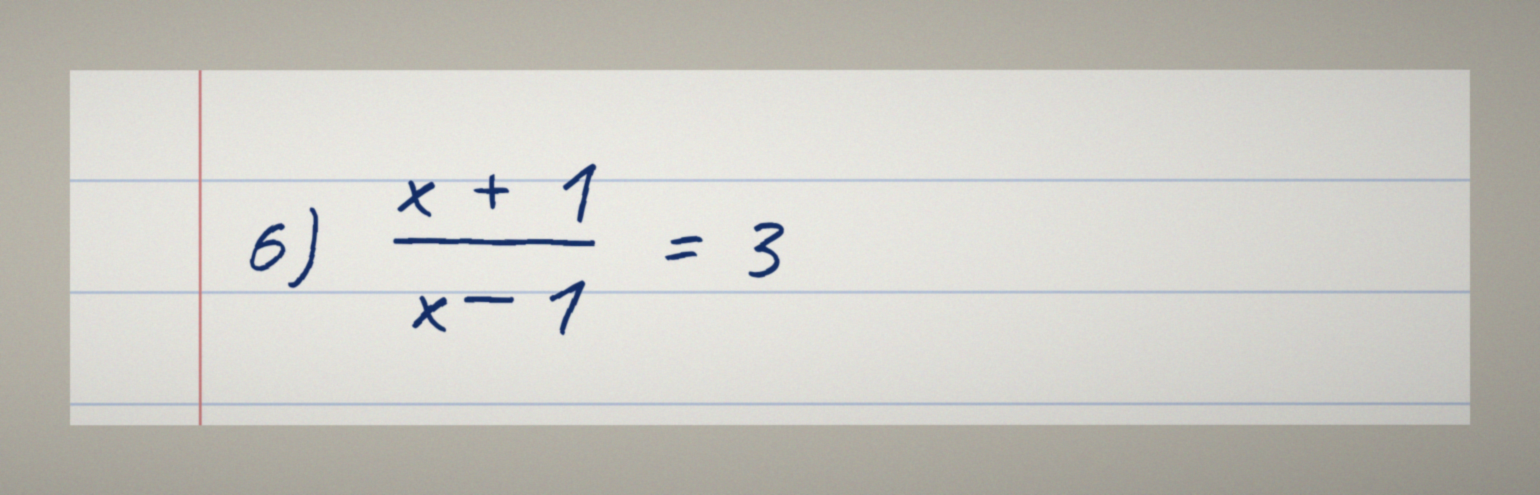
#> input picture dev/tests/photo-kit/images/06-fraction.png, 1540 x 495 px, given in place of raw-10-bond.png, which was not available
$ python closeup.py
#> lines starting #> are read from the running program, lines starting #| are printed output that depends on the picture; after the words box and inside, x2 and y2 are one past the last pixel; in counts of white or black regions, pixels touching at a corner belong together; pictures that were not available may be replaced by others from this repository, and a replacement may not be noted
"""Tight crop of one raw render (default: the bond problem) so the text fills the frame: the same equation, bigger on the photo.
Usage: python3 closeup.py [raw-png] [out-png]      (needs: Pillow, numpy)
"""
import os, random, sys
import numpy as np
from PIL import Image, ImageFilter

here = os.path.dirname(os.path.abspath(__file__))
src = sys.argv[1] if len(sys.argv) > 1 else os.path.join(here, 'out', 'raw-10-bond.png')
dst = sys.argv[2] if len(sys.argv) > 2 else os.path.join(here, 'out', 'photos', '10-bond-closeup.png')
os.makedirs(os.path.dirname(dst), exist_ok=True)
im = Image.open(src).convert('RGB')
#> im is the input picture: PIL image 1540x495 RGB; mean R, G, B 202.3, 200.9, 194.8
a = np.asarray(im).astype(int)
ink = (a[..., 0] < 110) & (a[..., 1] < 110) & (a[..., 2] < 140)
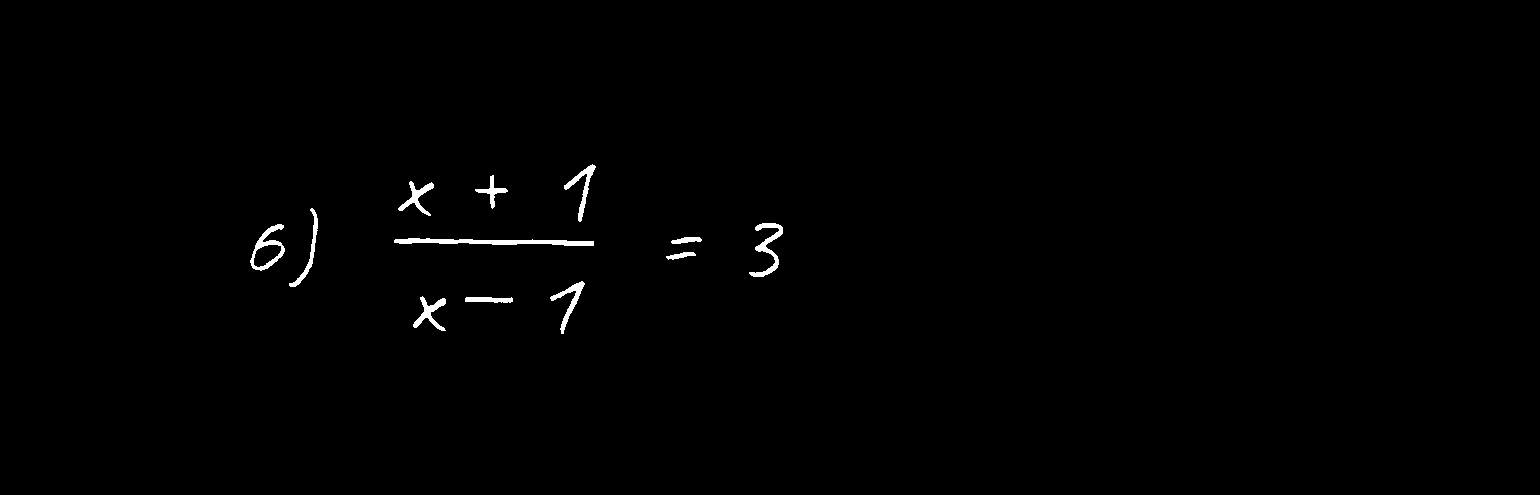
#> ink: shape (495, 1540) bool; 0.62% white; 12 white regions, largest, box (x1, y1, x2, y2) and area: (394, 238, 594, 246) 917, (749, 223, 783, 277) 549, (250, 224, 285, 271) 509
ys, xs = np.where(ink)
#> ys = 4740 values from 164 to 333; xs = 4740 values, max 782 at index 1301, min 250 at index 3229, mean 500.5
pad = 50
c = im.crop((max(0, xs.min() - pad), max(0, ys.min() - pad), min(im.width, xs.max() + pad), min(im.height, ys.max() + pad)))
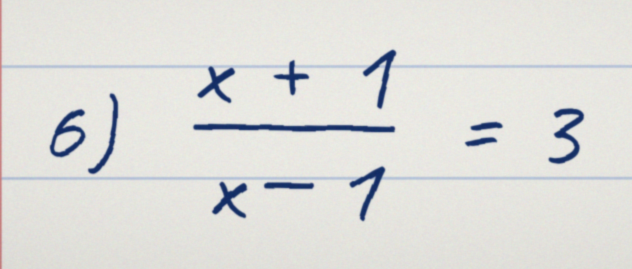
#> c: PIL image 632x269 RGB; mean R, G, B 222, 222, 219.2
c = c.resize((1500, int(c.height * 1500 / c.width)), Image.LANCZOS)
#> c: PIL image 1500x638 RGB
c = c.rotate(random.Random(10).uniform(-0.8, 0.8), resample=Image.BICUBIC, fillcolor=(250, 249, 243))
b = np.asarray(c).astype(np.float32)
h, w, _ = b.shape
#> h = 638; w = 1500
yy, xx = np.mgrid[0:h, 0:w]
b *= (1.0 - 0.07 * xx / w - 0.04 * yy / h)[..., None]
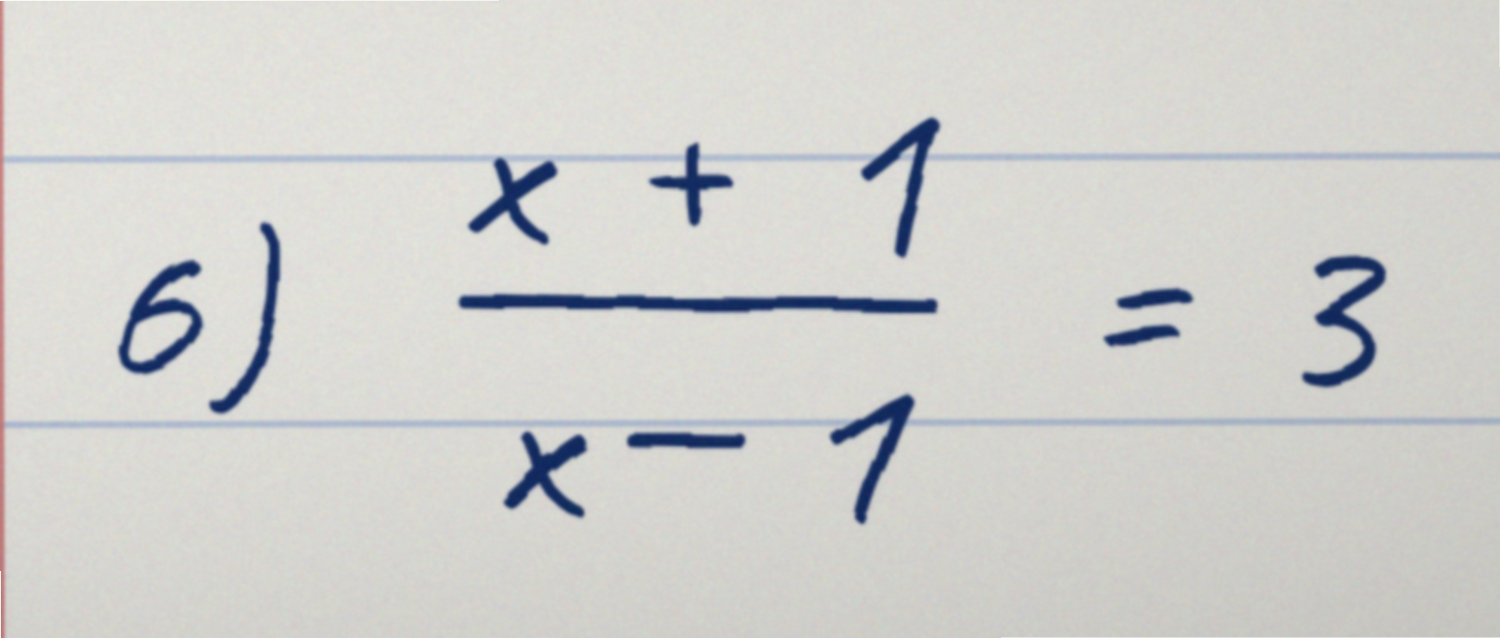
#> b: shape (638, 1500, 3) float32; mean R, G, B 209.3, 209.3, 206.7
b += np.random.RandomState(3).normal(0, 3.0, b.shape)
Image.fromarray(np.clip(b, 0, 255).astype(np.uint8)).filter(ImageFilter.GaussianBlur(0.7)).save(dst, optimize=True)
print(dst, Image.open(dst).size)

$ run again, on dev/tests/photo-kit/images/08-logs.png
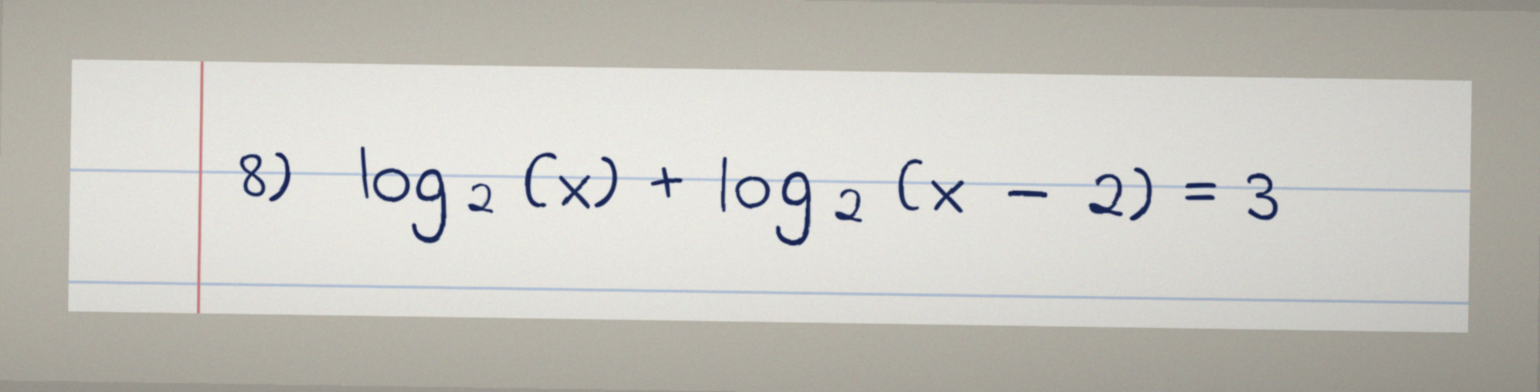
#> input picture dev/tests/photo-kit/images/08-logs.png, 1540 x 392 px
#> im is the input picture: PIL image 1540x392 RGB; mean R, G, B 198.6, 197, 190.7
#> `ink = (a[..., 0] < 110) & (a[..., 1] < 110) & (a[..., 2] < 140)`:
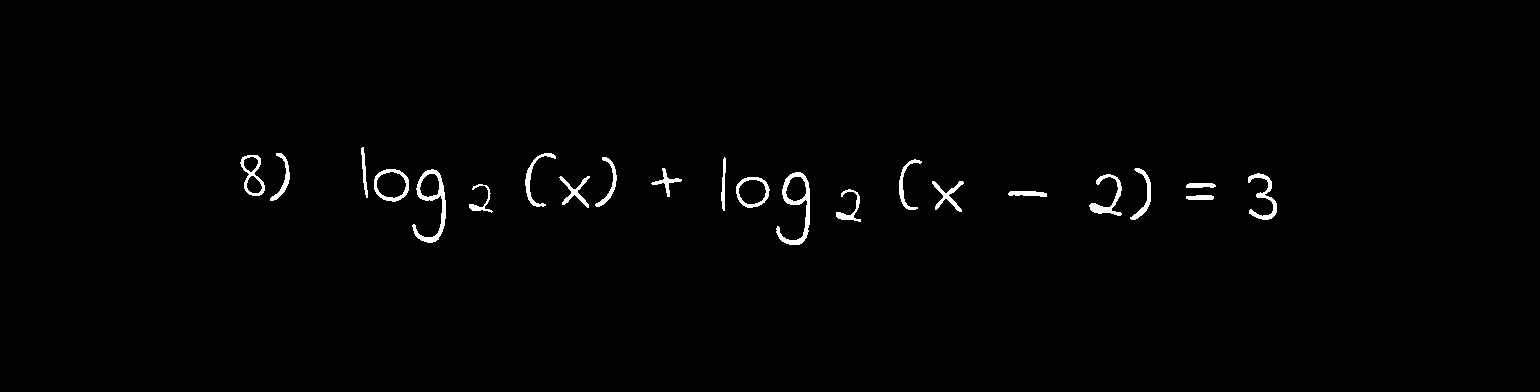
#> ink: shape (392, 1540) bool; 1.1% white; 22 white regions, largest, box (x1, y1, x2, y2) and area: (776, 172, 810, 245) 705, (412, 169, 446, 243) 681, (1248, 173, 1277, 220) 410
#> ys = 6502 values from 147 to 244; xs = 6502 values, max 1276 at index 4861, min 240 at index 316, mean 732.3
#> `b *= (1.0 - 0.07 * xx / w - 0.04 * yy / h)[..., None]`:
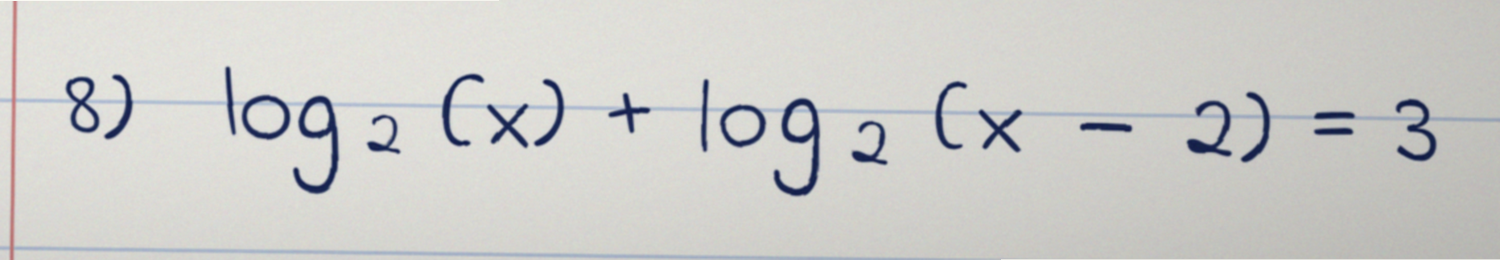
#> b: shape (260, 1500, 3) float32; mean R, G, B 206.1, 205.8, 202.9

$ run again, on dev/tests/photo-kit/images/09-system.png
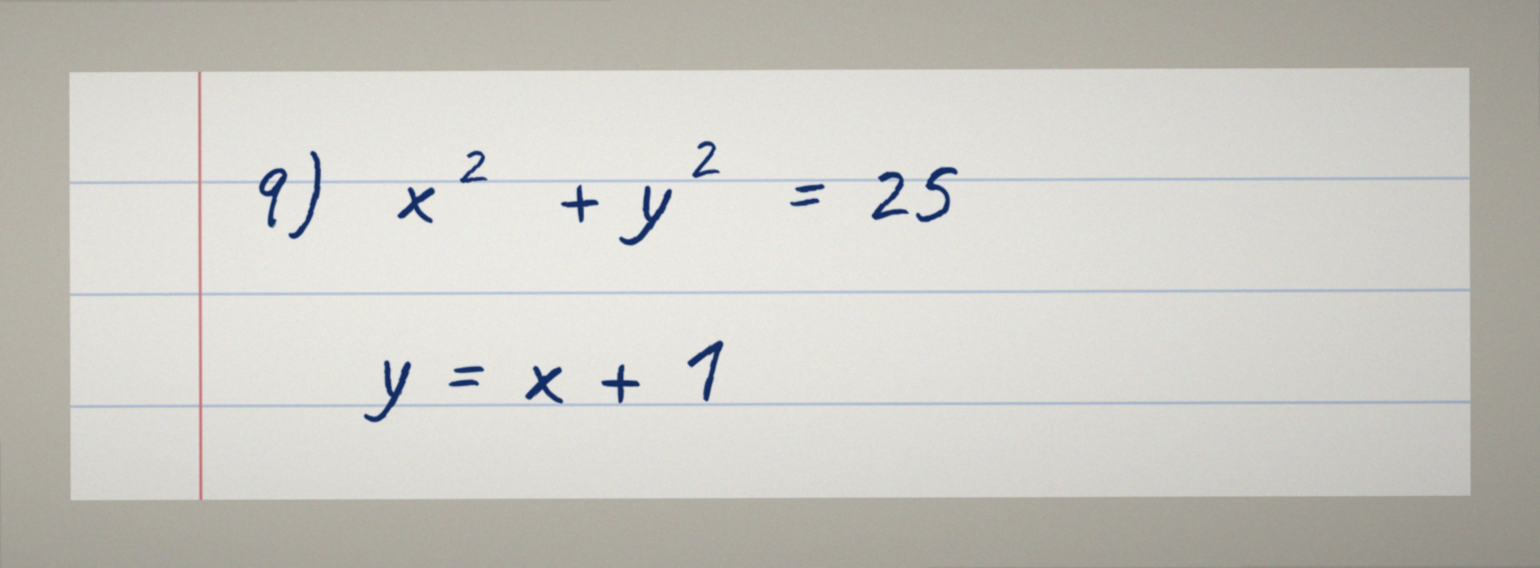
#> input picture dev/tests/photo-kit/images/09-system.png, 1540 x 568 px
#> im is the input picture: PIL image 1540x568 RGB; mean R, G, B 203.5, 202.1, 196.2
#> `ink = (a[..., 0] < 110) & (a[..., 1] < 110) & (a[..., 2] < 140)`:
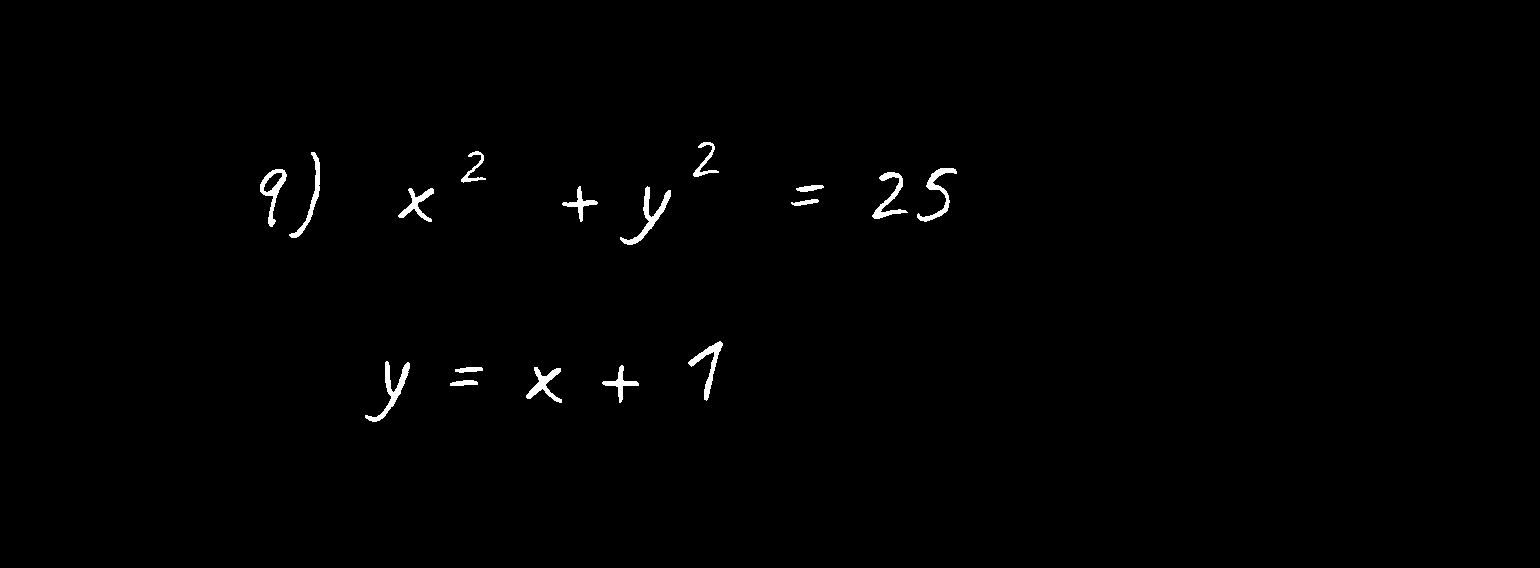
#> ink: shape (568, 1540) bool; 0.7% white; 17 white regions, largest, box (x1, y1, x2, y2) and area: (620, 186, 671, 245) 604, (365, 361, 410, 422) 593, (917, 168, 957, 222) 514
#> ys = 6119 values from 142 to 421; xs = 6119 values, max 956 at index 505, min 260 at index 1153, mean 582.9
#> `b *= (1.0 - 0.07 * xx / w - 0.04 * yy / h)[..., None]`:
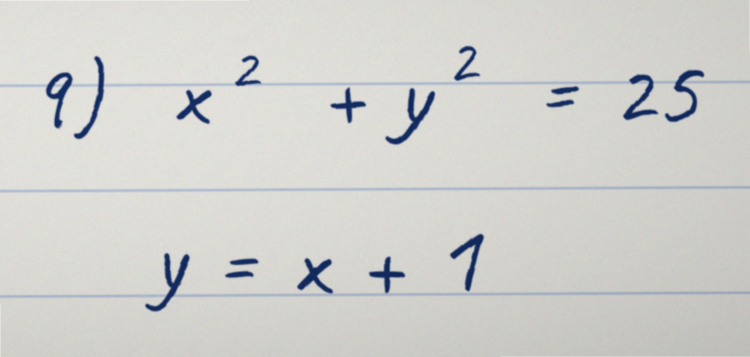
#> b: shape (714, 1500, 3) float32 (shown at 1/2 size); mean R, G, B 209.6, 209.7, 206.3
